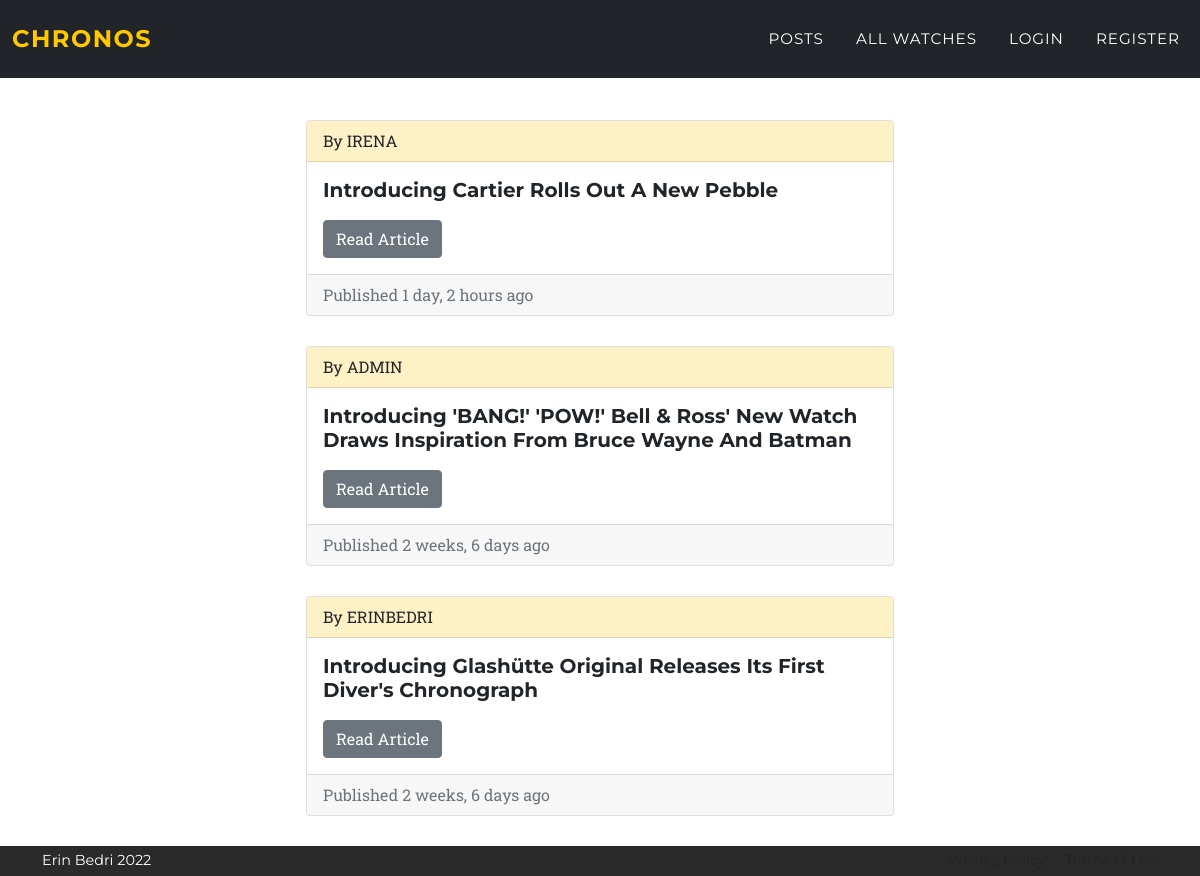
The app's page /posts/all/ with its own data.
### chronos/posts/models.py (models this page shows, shortened)
class Post(models.Model):
    TITLE_MAX_LEN = 200
    title = models.CharField(
        max_length=TITLE_MAX_LEN,
        unique=True,
    )
    author = models.ForeignKey(
        User,
        on_delete=CASCADE,
        related_name='blog_posts',
    )
    content = RichTextField()
    created_on = models.DateTimeField(
        auto_now_add=True,
    )
    updated_on = models.DateTimeField(
        auto_now=True
    )
    class Meta:
        ordering = ['-created_on']

### chronos/posts/views.py (the view)
# urls.py: path('all/', views.show_posts, name='show_posts'),
def show_posts(request):
    posts = Post.objects.all()
    context = {
        'posts': posts,
    }
    return render(request, 'posts/posts_all.html', context)

### chronos/posts/templates/posts/posts_all.html
{% extends 'web/base.html' %}
{% block content %}
<div class="row d-flex justify-content-center" style="margin-top: 30px">
    <div class="col-sm-6">
        {% for post in posts %}
            <div class="card text-left" style="margin-bottom: 30px">
                <div class="card-header" style="background-color: #FFF1C6">
                    By {{ post.author|upper }}
                </div>
                <div class="card-body">
                    <h5 class="card-title">{{ post.title }}</h5>
                    <a href="{% url 'posts:show_post' post.id %}" style="margin-top: 10px" class="btn btn-secondary">
                        Read Article</a>
                </div>
                <div class="card-footer text-muted">
                    Published {{ post.created_on|timesince }} ago
                </div>
            </div>
        {% empty %}
            <h5>No Posts Yet</h5>
        {% endfor %}
    </div>
</div>
{% endblock %}

### records on screen
Post: author "IRENA", title "Introducing Cartier Rolls Out A New Pebble", created_on "1 day, 2 hours"
Post: author "ADMIN", title "Introducing 'BANG!' 'POW!' Bell & Ross' New Watch Draws Inspiration From Bruce Wayne And Batman", created_on "2 weeks, 6 days"
Post: author "ERINBEDRI", title "Introducing Glashütte Original Releases Its First Diver's Chronograph", created_on "2 weeks, 6 days"
